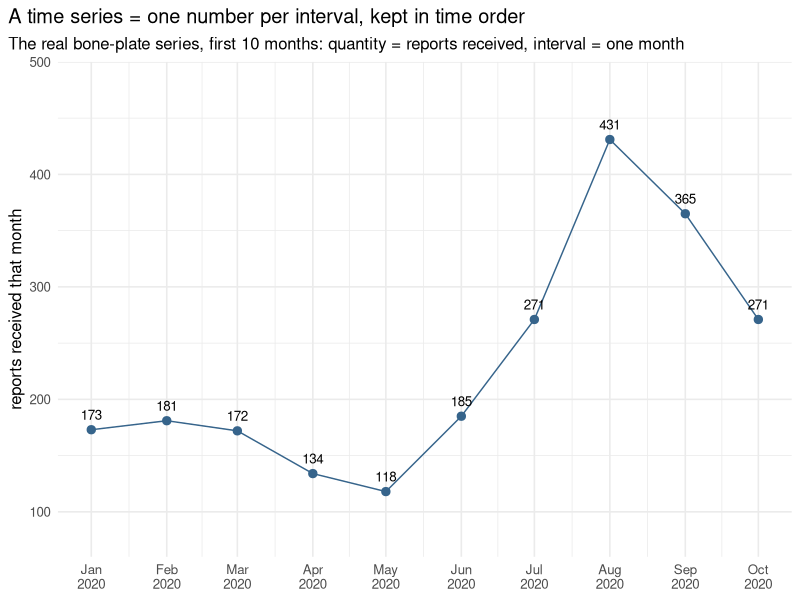
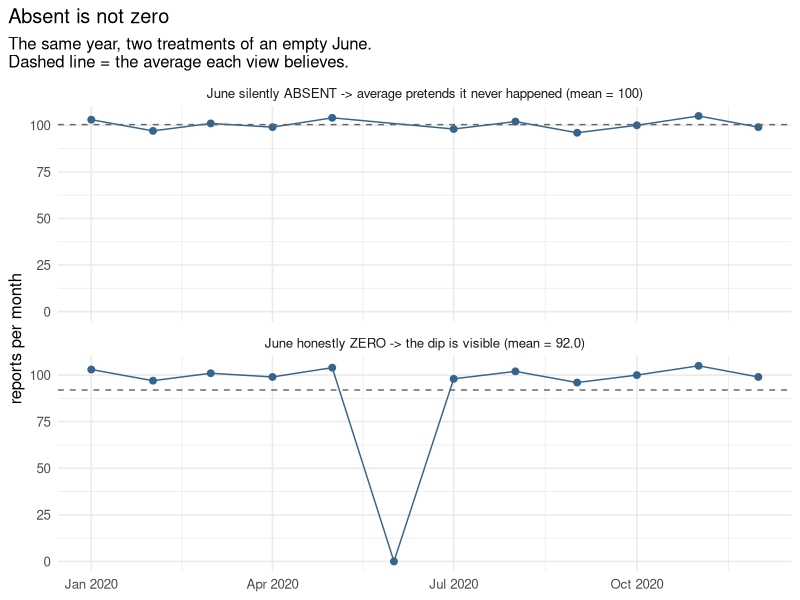
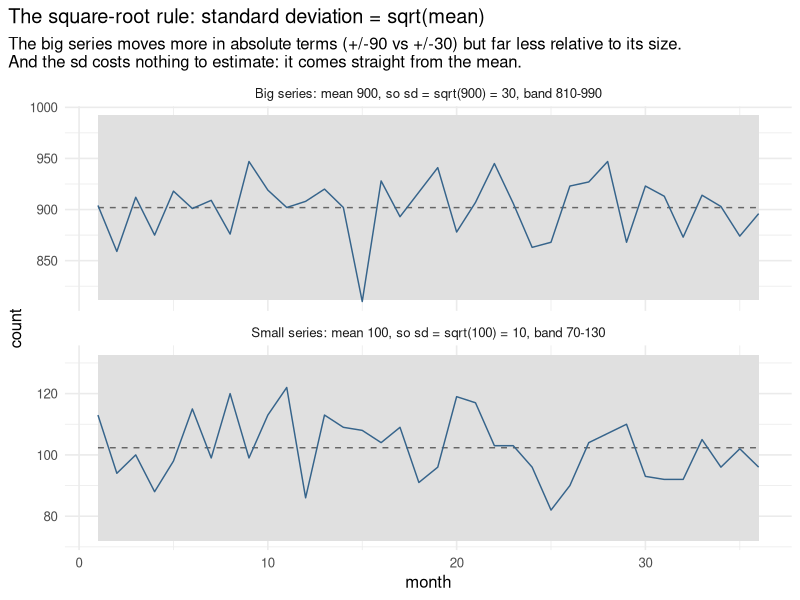
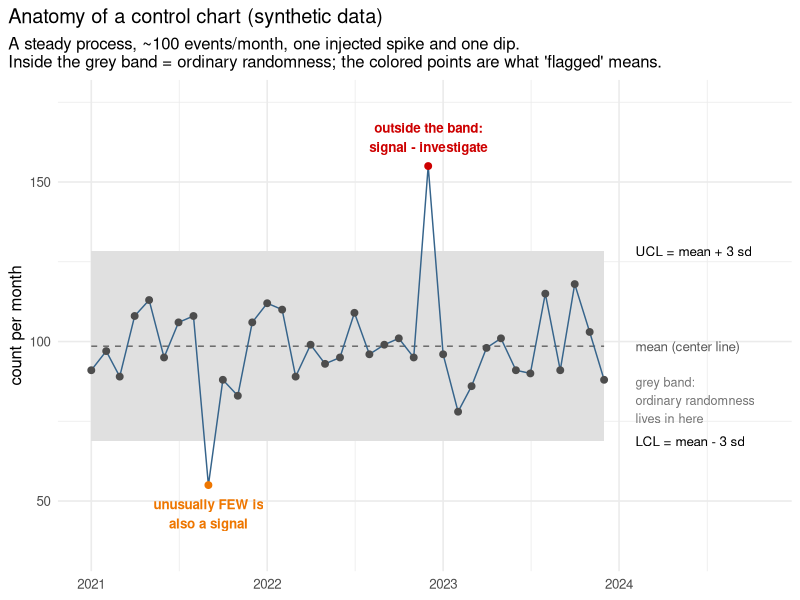
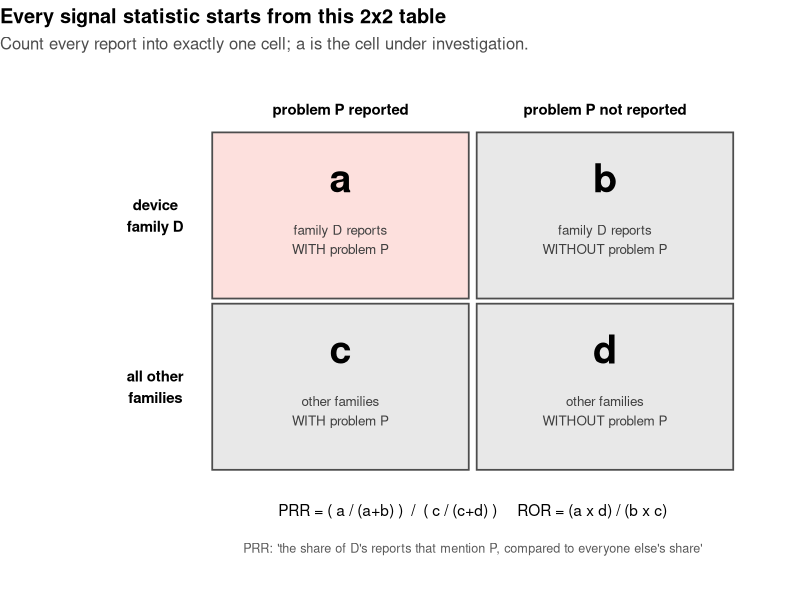
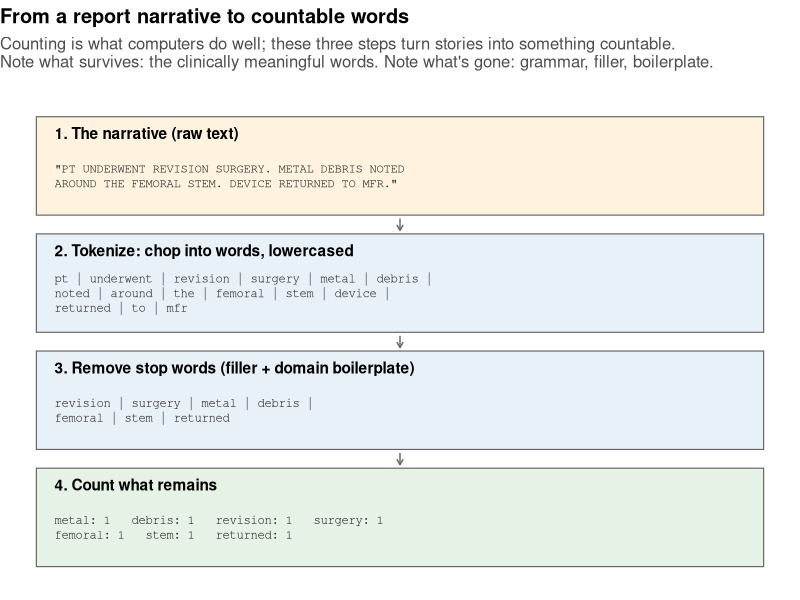
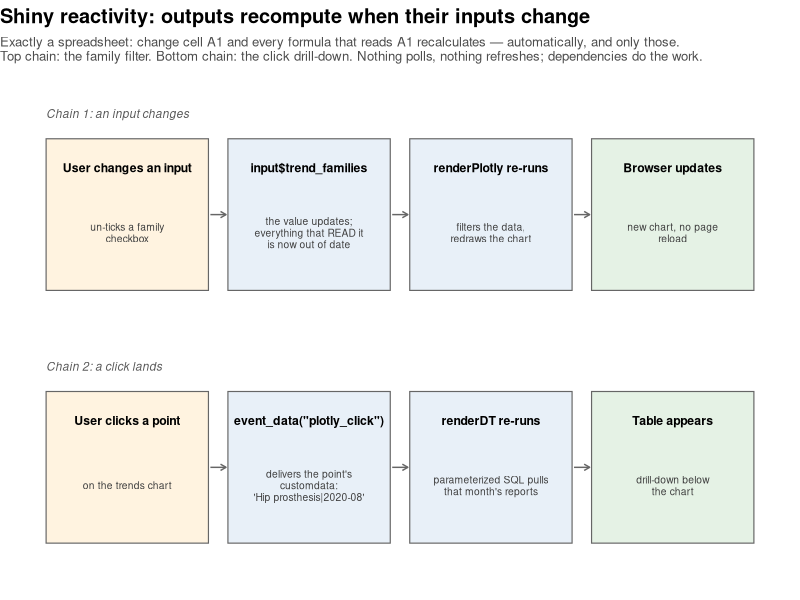

Here is the R script that generated these plots, in order:
# make_illustrations.R — generates the teaching figures used in docs/
# =====================================================================
# These are ILLUSTRATIONS: small, seeded, partly synthetic datasets
# drawn purely to explain concepts. They are deliberately separate from
# figures/ (which holds outputs computed from the real FDA data).
# Reproducible like everything else: run this file, get these PNGs.
#
#   Rscript docs/img/make_illustrations.R

library(dplyr)
library(tidyr)
library(ggplot2)

set.seed(42)   # fixed seed: same "random" numbers every run
dir.create("docs/img", showWarnings = FALSE)

theme_illus <- theme_minimal(base_size = 12) +
  theme(plot.title.position = "plot",
        legend.position = "none")

# ── 1. What a time series is (real bone-plate values, 2020) ──────────
ts_df <- tibble(
  month = seq.Date(as.Date("2020-01-01"), by = "month", length.out = 10),
  n     = c(173, 181, 172, 134, 118, 185, 271, 431, 365, 271)
)
p1 <- ggplot(ts_df, aes(month, n)) +
  geom_line(color = "steelblue4") +
  geom_point(color = "steelblue4", size = 2.5) +
  geom_text(aes(label = n), vjust = -1, size = 3.4) +
  scale_x_date(date_labels = "%b\n2020", date_breaks = "1 month") +
  scale_y_continuous(limits = c(80, 480)) +
  labs(title = "A time series = one number per interval, kept in time order",
       subtitle = "The real bone-plate series, first 10 months: quantity = reports received, interval = one month",
       x = NULL, y = "reports received that month") +
  theme_illus
ggsave("docs/img/time_series_anatomy.png", p1, width = 8, height = 3.4, dpi = 150)

# ── 2. Absent is not zero ────────────────────────────────────────────
# Eleven months of ~100 reports; June truly had zero.
base <- tibble(
  month = seq.Date(as.Date("2020-01-01"), by = "month", length.out = 12),
  n     = c(103, 97, 101, 99, 104, 0, 98, 102, 96, 100, 105, 99)
)
missing_view <- base |> filter(n > 0) |>
  mutate(view = sprintf("June silently ABSENT -> average pretends it never happened (mean = %.0f)",
                        mean(n)))
zero_view <- base |>
  mutate(view = sprintf("June honestly ZERO -> the dip is visible (mean = %.1f)",
                        mean(n)))
p2 <- bind_rows(missing_view, zero_view) |>
  group_by(view) |> mutate(m = mean(n)) |> ungroup() |>
  # factor with explicit levels: control the panel order (ABSENT on top),
  # instead of ggplot's default alphabetical ordering
  mutate(view = factor(view, levels = c(unique(missing_view$view),
                                        unique(zero_view$view)))) |>
  ggplot(aes(month, n)) +
  geom_line(color = "steelblue4") +
  geom_point(color = "steelblue4", size = 2) +
  geom_hline(aes(yintercept = m), linetype = "dashed", color = "grey40") +
  facet_wrap(~ view, ncol = 1) +
  labs(title = "Absent is not zero",
       subtitle = "The same year, two treatments of an empty June.\nDashed line = the average each view believes.",
       x = NULL, y = "reports per month") +
  theme_illus
ggsave("docs/img/absent_vs_zero.png", p2, width = 8, height = 4.6, dpi = 150)

# ── 3. The square-root rule: sigma = sqrt(mean) ──────────────────────
sq <- bind_rows(
  tibble(month = 1:36, n = rpois(36, 100),
         grp = "Small series: mean 100, so sd = sqrt(100) = 10, band 70-130"),
  tibble(month = 1:36, n = rpois(36, 900),
         grp = "Big series: mean 900, so sd = sqrt(900) = 30, band 810-990")
) |>
  group_by(grp) |>
  mutate(center = mean(n), sigma = sqrt(center),
         ucl = center + 3 * sigma, lcl = center - 3 * sigma) |>
  ungroup()
p3 <- ggplot(sq, aes(month, n)) +
  geom_ribbon(aes(ymin = lcl, ymax = ucl), fill = "grey88") +
  geom_line(aes(y = center), linetype = "dashed", color = "grey40") +
  geom_line(color = "steelblue4") +
  facet_wrap(~ grp, ncol = 1, scales = "free_y") +
  labs(title = "The square-root rule: standard deviation = sqrt(mean)",
       subtitle = "The big series moves more in absolute terms (+/-90 vs +/-30) but far less relative to its size.\nAnd the sd costs nothing to estimate: it comes straight from the mean.",
       x = "month", y = "count") +
  theme_illus
ggsave("docs/img/sqrt_rule.png", p3, width = 8, height = 4.6, dpi = 150)

# ── 4. The control chart, fully annotated ────────────────────────────
n <- rpois(36, 100)
n[9]  <- 55    # an injected dip  (below LCL)
n[24] <- 155   # an injected spike (above UCL)
cc <- tibble(month = seq.Date(as.Date("2021-01-01"), by = "month",
                              length.out = 36),
             n = n) |>
  mutate(center = mean(n), sigma = sqrt(center),
         ucl = center + 3 * sigma, lcl = center - 3 * sigma,
         status = case_when(n > ucl ~ "above", n < lcl ~ "below",
                            TRUE ~ "within"))
lab_x <- max(cc$month) + 65   # annotation column, right of the data
p4 <- ggplot(cc, aes(month, n)) +
  geom_ribbon(aes(ymin = lcl, ymax = ucl), fill = "grey88") +
  geom_line(aes(y = center), linetype = "dashed", color = "grey40") +
  geom_line(color = "steelblue4") +
  geom_point(aes(color = status), size = 2) +
  scale_color_manual(values = c(above = "red3", below = "darkorange2",
                                within = "grey30")) +
  annotate("text", x = lab_x, y = cc$ucl[1], hjust = 0, size = 3.4,
           label = "UCL = mean + 3 sd") +
  annotate("text", x = lab_x, y = cc$center[1], hjust = 0, size = 3.4,
           color = "grey35", label = "mean (center line)") +
  annotate("text", x = lab_x, y = cc$lcl[1], hjust = 0, size = 3.4,
           label = "LCL = mean - 3 sd") +
  annotate("text", x = lab_x, y = cc$center[1] - 1.7 * cc$sigma[1],
           hjust = 0, size = 3.2, color = "grey45",
           label = "grey band:\nordinary randomness\nlives in here") +
  annotate("text", x = cc$month[24], y = cc$n[24] + 9, size = 3.4,
           color = "red3", fontface = "bold",
           label = "outside the band:\nsignal - investigate") +
  annotate("text", x = cc$month[9], y = cc$n[9] - 9, size = 3.4,
           color = "darkorange2", fontface = "bold",
           label = "unusually FEW is\nalso a signal") +
  scale_x_date(limits = c(min(cc$month), max(cc$month) + 320),
               date_labels = "%Y", date_breaks = "1 year") +
  scale_y_continuous(limits = c(35, 175)) +
  labs(title = "Anatomy of a control chart (synthetic data)",
       subtitle = "A steady process, ~100 events/month, one injected spike and one dip.\nInside the grey band = ordinary randomness; the colored points are what 'flagged' means.",
       x = NULL, y = "count per month") +
  theme_illus
ggsave("docs/img/control_chart_anatomy.png", p4, width = 8.6, height = 4.6, dpi = 150)

cat("wrote:", paste(list.files("docs/img", pattern = "png$"), collapse = ", "), "\n")

# ── 5. The 2x2 contingency table behind PRR/ROR (Phase 4) ────────────
cells <- tibble(
  x = c(1, 2, 1, 2),
  y = c(2, 2, 1, 1),
  cell = c("a", "b", "c", "d"),
  desc = c("family D reports\nWITH problem P",
           "family D reports\nWITHOUT problem P",
           "other families\nWITH problem P",
           "other families\nWITHOUT problem P")
)
p5 <- ggplot(cells, aes(x, y)) +
  geom_tile(fill = c("#fde0dd", "#e8e8e8", "#e8e8e8", "#e8e8e8"),
            color = "grey30", linewidth = 0.6, width = 0.97, height = 0.97) +
  geom_text(aes(label = cell), fontface = "bold", size = 10,
            nudge_y = 0.22) +
  geom_text(aes(label = desc), size = 3.4, nudge_y = -0.14,
            color = "grey25") +
  annotate("text", x = 1, y = 2.62, label = "problem P reported",
           size = 3.8, fontface = "bold") +
  annotate("text", x = 2, y = 2.62, label = "problem P not reported",
           size = 3.8, fontface = "bold") +
  annotate("text", x = 0.30, y = 2, label = "device\nfamily D",
           size = 3.8, fontface = "bold") +
  annotate("text", x = 0.30, y = 1, label = "all other\nfamilies",
           size = 3.8, fontface = "bold") +
  annotate("text", x = 1.5, y = 0.28, size = 3.9, label =
    "PRR = ( a / (a+b) )  /  ( c / (c+d) )     ROR = (a x d) / (b x c)") +
  annotate("text", x = 1.5, y = 0.06, size = 3.2, color = "grey35", label =
    "PRR: 'the share of D's reports that mention P, compared to everyone else's share'") +
  scale_x_continuous(limits = c(-0.15, 2.6)) +
  scale_y_continuous(limits = c(-0.1, 2.8)) +
  labs(title = "Every signal statistic starts from this 2x2 table",
       subtitle = "Count every report into exactly one cell; a is the cell under investigation.") +
  theme_void(base_size = 12) +
  theme(plot.title.position = "plot",
        plot.title = element_text(face = "bold"),
        plot.subtitle = element_text(color = "grey30"))
ggsave("docs/img/contingency_2x2.png", p5, width = 7.6, height = 5.2, dpi = 150)
cat("2x2 diagram written\n")

# ── 6. The text-mining pipeline: narrative -> tokens -> counts (Phase 5)
steps <- tibble(
  y = c(4, 3, 2, 1),
  title = c("1. The narrative (raw text)",
            "2. Tokenize: chop into words, lowercased",
            "3. Remove stop words (filler + domain boilerplate)",
            "4. Count what remains"),
  body = c('"PT UNDERWENT REVISION SURGERY. METAL DEBRIS NOTED\nAROUND THE FEMORAL STEM. DEVICE RETURNED TO MFR."',
           "pt | underwent | revision | surgery | metal | debris |\nnoted | around | the | femoral | stem | device |\nreturned | to | mfr",
           "revision | surgery | metal | debris |\nfemoral | stem | returned",
           "metal: 1   debris: 1   revision: 1   surgery: 1\nfemoral: 1   stem: 1   returned: 1")
)
p6 <- ggplot(steps, aes(y = y)) +
  geom_rect(aes(xmin = 0, xmax = 10, ymin = y - 0.42, ymax = y + 0.42),
            fill = c("#fff3e0", "#e8f0f8", "#e8f0f8", "#e5f2e5"),
            color = "grey40", linewidth = 0.4) +
  geom_text(aes(x = 0.25, y = y + 0.28, label = title),
            hjust = 0, size = 3.9, fontface = "bold") +
  geom_text(aes(x = 0.25, y = y - 0.09, label = body),
            hjust = 0, size = 3.1, family = "mono", color = "grey20",
            lineheight = 1.0) +
  annotate("segment", x = 5, xend = 5, y = c(3.55, 2.55, 1.55),
           yend = c(3.45, 2.45, 1.45),
           arrow = arrow(length = unit(0.16, "cm")), color = "grey40") +
  scale_x_continuous(limits = c(0, 10)) +
  scale_y_continuous(limits = c(0.5, 4.6)) +
  labs(title = "From a report narrative to countable words",
       subtitle = "Counting is what computers do well; these three steps turn stories into something countable.\nNote what survives: the clinically meaningful words. Note what's gone: grammar, filler, boilerplate.") +
  theme_void(base_size = 12) +
  theme(plot.title = element_text(face = "bold"),
        plot.subtitle = element_text(color = "grey30"),
        plot.title.position = "plot")
ggsave("docs/img/text_mining_pipeline.png", p6, width = 8.4, height = 5.4, dpi = 150)
cat("text-mining pipeline diagram written\n")

# ── 7. Shiny reactivity: the spreadsheet-recalculation model (Phase 6)
boxes <- tibble(
  x = rep(c(1.4, 4.2, 7.0, 9.8), 2),
  y = rep(c(2.1, 0.7), each = 4),
  w = 2.5,
  title = c("User changes an input",
            "input$trend_families",
            "renderPlotly re-runs",
            "Browser updates",
            "User clicks a point",
            'event_data("plotly_click")',
            "renderDT re-runs",
            "Table appears"),
  body = c("un-ticks a family\ncheckbox",
           "the value updates;\neverything that READ it\nis now out of date",
           "filters the data,\nredraws the chart",
           "new chart, no page\nreload",
           "on the trends chart",
           "delivers the point's\ncustomdata:\n'Hip prosthesis|2020-08'",
           "parameterized SQL pulls\nthat month's reports",
           "drill-down below\nthe chart")
)
p7 <- ggplot(boxes) +
  geom_rect(aes(xmin = x - w/2, xmax = x + w/2,
                ymin = y - 0.42, ymax = y + 0.42),
            fill = rep(c("#fff3e0", "#e8f0f8", "#e8f0f8", "#e5f2e5"), 2),
            color = "grey40", linewidth = 0.4) +
  geom_text(aes(x = x, y = y + 0.26, label = title),
            size = 3.1, fontface = "bold") +
  geom_text(aes(x = x, y = y - 0.10, label = body),
            size = 2.6, color = "grey25", lineheight = 0.95) +
  annotate("segment",
           x    = rep(c(2.68, 5.48, 8.28), 2),
           xend = rep(c(2.92, 5.72, 8.52), 2),
           y    = rep(c(2.1, 0.7), each = 3),
           yend = rep(c(2.1, 0.7), each = 3),
           arrow = arrow(length = unit(0.16, "cm")), color = "grey40") +
  annotate("text", x = 0.15, y = 2.66, label = "Chain 1: an input changes",
           size = 3.0, fontface = "italic", color = "grey35", hjust = 0) +
  annotate("text", x = 0.15, y = 1.26, label = "Chain 2: a click lands",
           size = 3.0, fontface = "italic", color = "grey35", hjust = 0) +
  scale_x_continuous(limits = c(0, 11.2)) +
  scale_y_continuous(limits = c(0.1, 2.8)) +
  labs(title = "Shiny reactivity: outputs recompute when their inputs change",
       subtitle = "Exactly a spreadsheet: change cell A1 and every formula that reads A1 recalculates — automatically, and only those.\nTop chain: the family filter. Bottom chain: the click drill-down. Nothing polls, nothing refreshes; dependencies do the work.") +
  theme_void(base_size = 12) +
  theme(plot.title = element_text(face = "bold"),
        plot.subtitle = element_text(color = "grey30", size = 9.5),
        plot.title.position = "plot")
ggsave("docs/img/shiny_reactivity.png", p7, width = 9.6, height = 3.8, dpi = 150)
cat("shiny reactivity diagram written\n")
